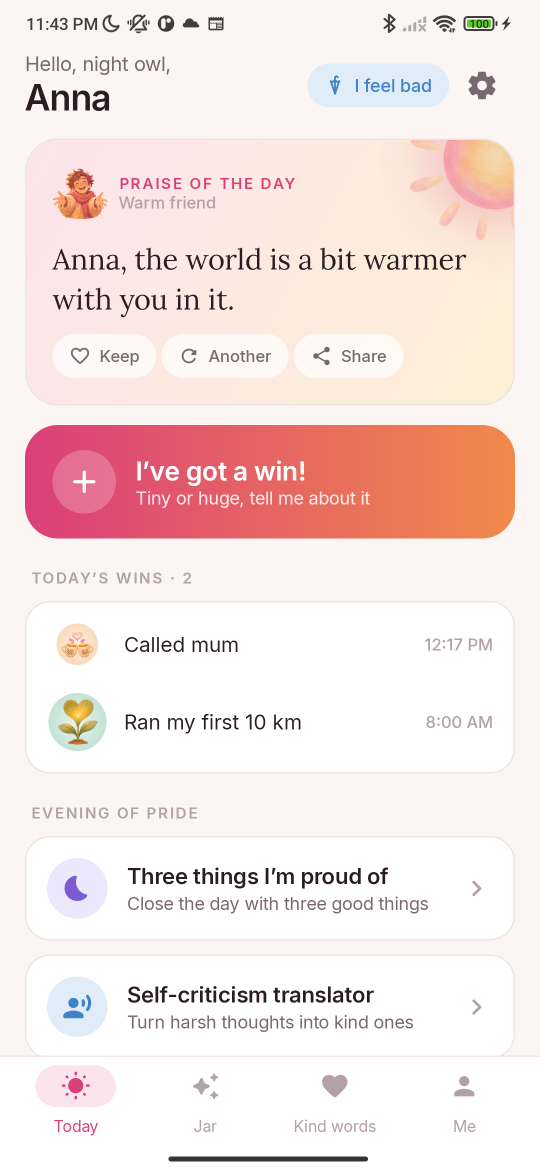
#> input picture docs/google-play/raw/en/1-today.png, 1080 x 2340 px (shown at 1/2 size); its folder holds only this picture in this run
$ python shots.py
#> lines starting #> are read from the running program, lines starting #| are printed output that depends on the picture
"""Builds the README screenshots in docs/screenshots from the demo captures.

    python tools/shots.py

Takes docs/google-play/raw/<lang>/<n>-<name>.png (1080x2340, see tools/play.py), cuts off the phone's status bar
and writes 540 px screens (<name>.png in English, <name>.ru.png in Russian) plus overview.png: four screens on a
dark plum glow, the README's header picture. Needs `pip install pillow`.
"""
from pathlib import Path

from PIL import Image, ImageDraw, ImageFilter

ROOT = Path(__file__).resolve().parent.parent
RAW = ROOT / "docs/google-play/raw"
OUT = ROOT / "docs/screenshots"

BAR = 80  # the Mi 9's status bar
WIDTH = 540

# README name -> capture
SCREENS = {
    "today": "1-today",
    "praise": "2-praise",
    "jar": "3-jar",
    "kind": "7-kind",
    "sos": "5-sos",
    "me": "8-orders",
    "report": "9-report",
    "translate": "6-translate",
}
OVERVIEW = ["today", "praise", "jar", "me"]

EDGE = (45, 18, 37)  # the plum at the corners
HEART = (176, 86, 90)  # the warm light at the bottom middle


def screen(lang, name):
#> called with lang = 'en', name = 'today'
    im = Image.open(RAW / lang / f"{SCREENS[name]}.png").convert("RGB")
#> im is the input picture: PIL image 1080x2340 RGB; mean R, G, B 245.1, 228.1, 225.8
    im = im.crop((0, BAR, im.width, im.height))
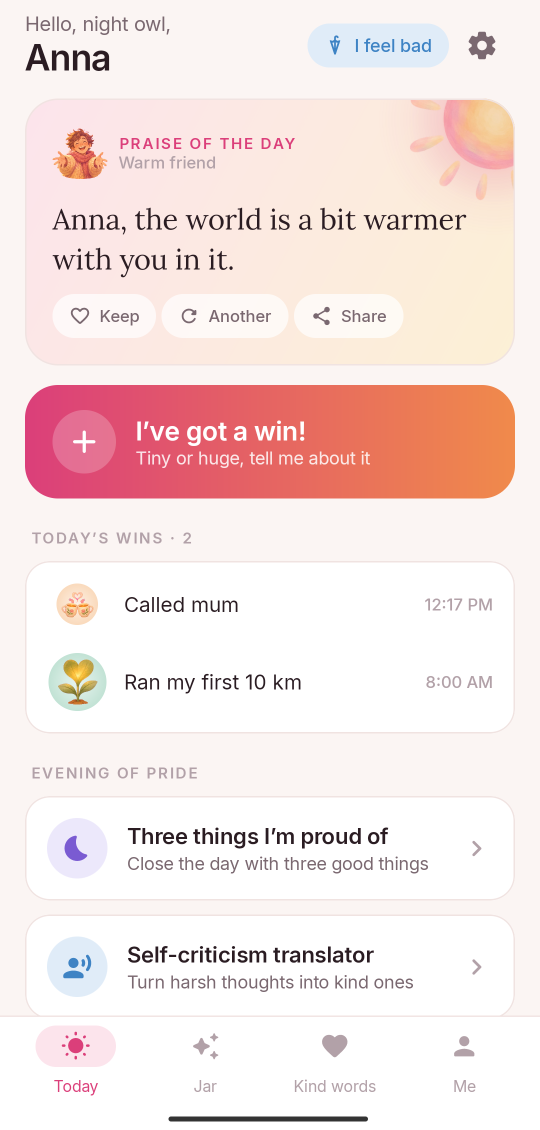
#> im: PIL image 1080x2260 RGB (shown at 1/2 size); mean R, G, B 245.4, 228, 225.7
    return im.resize((WIDTH, round(im.height * WIDTH / im.width)), Image.LANCZOS)
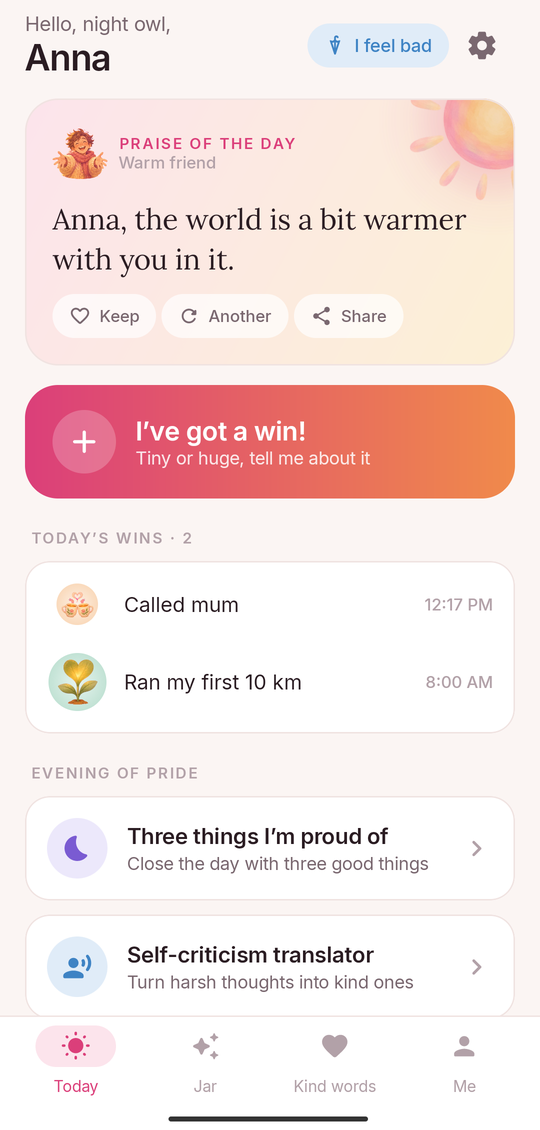
#> returned value: PIL image 540x1130 RGB; mean R, G, B 245.3, 227.8, 225.5


def backdrop(W, H):
    """A radial glow: warm rose low in the middle, fading to plum at the corners."""
    small = Image.new("RGB", (W // 8, H // 8))
    px = small.load()
    cx, cy = small.width / 2, small.height * 1.05
    reach = (cx ** 2 + cy ** 2) ** .5
    for y in range(small.height):
        for x in range(small.width):
            t = min(1, ((x - cx) ** 2 + (y - cy) ** 2) ** .5 / reach) ** 1.3
            px[x, y] = tuple(round(a + (b - a) * t) for a, b in zip(HEART, EDGE))
    return small.resize((W, H), Image.BICUBIC).convert("RGBA")


def overview(lang):
    W, H = 2400, 1300
    g = backdrop(W, H)
    for i, name in enumerate(OVERVIEW):
        im = screen(lang, name)
        w = 496
        im = im.resize((w, round(im.height * w / im.width)), Image.LANCZOS)
        x, y, r = 52 + i * 600, 90 if i % 2 == 0 else 150, 44
        sh = Image.new("RGBA", (W, H), (0, 0, 0, 0))
        ImageDraw.Draw(sh).rounded_rectangle((x, y + 24, x + w, y + im.height + 24), r, fill=(20, 4, 14, 150))
        g.alpha_composite(sh.filter(ImageFilter.GaussianBlur(26)))
        mask = Image.new("L", im.size, 0)
        ImageDraw.Draw(mask).rounded_rectangle((0, 0, w - 1, im.height - 1), r, fill=255)
        g.paste(im, (x, y), mask)
    return g.convert("RGB")


def main():
    OUT.mkdir(parents=True, exist_ok=True)
    for lang, suffix in (("en", ""), ("ru", ".ru")):
        for name in SCREENS:
            screen(lang, name).save(OUT / f"{name}{suffix}.png", optimize=True)
        overview(lang).save(OUT / f"overview{suffix}.png", optimize=True)
    print("done:", OUT)


if __name__ == "__main__":
#> (the run stopped early here; a loop or call above may not have finished)
